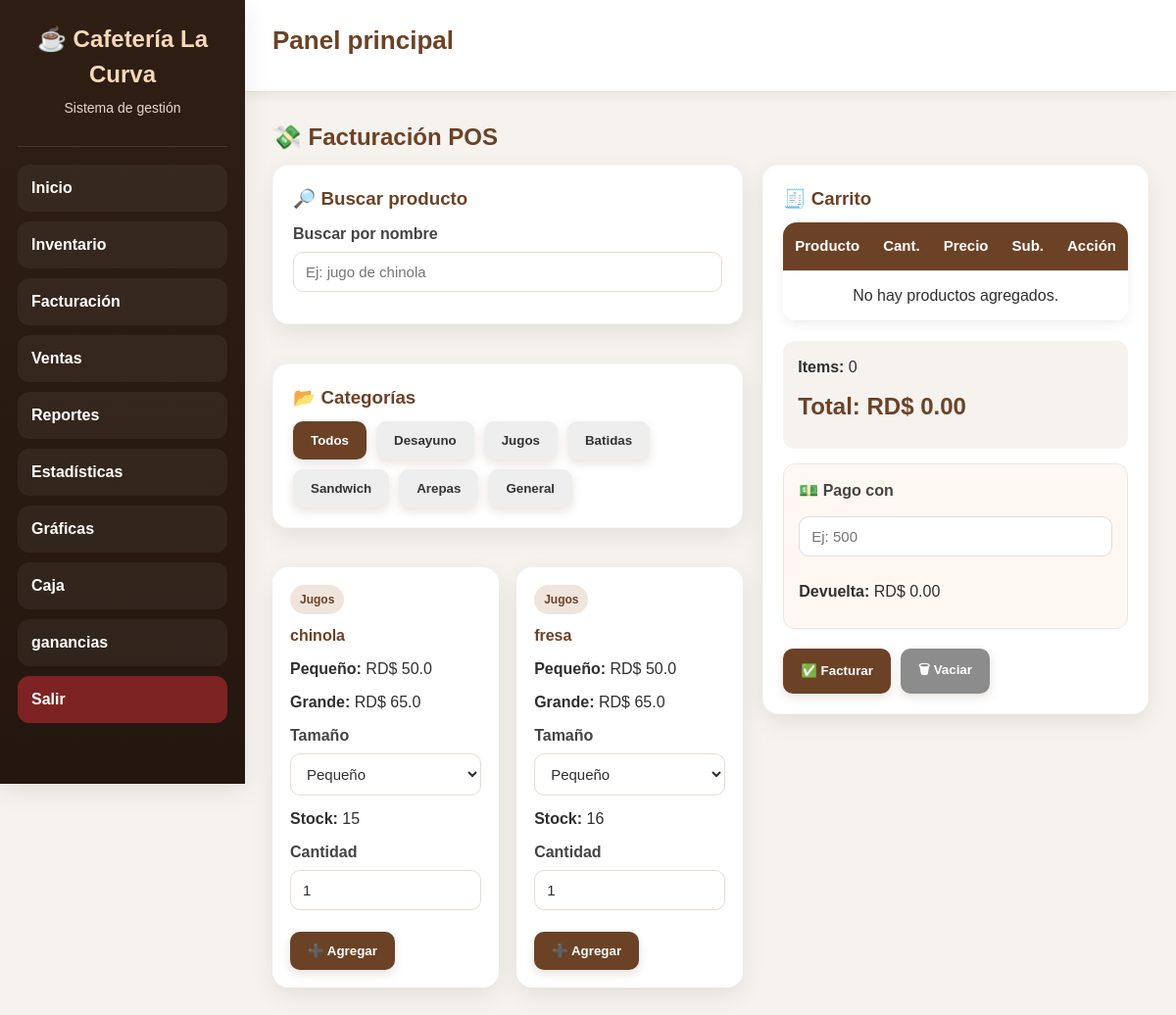
/facturacion (signed in), run on an earlier commit of the app's database.
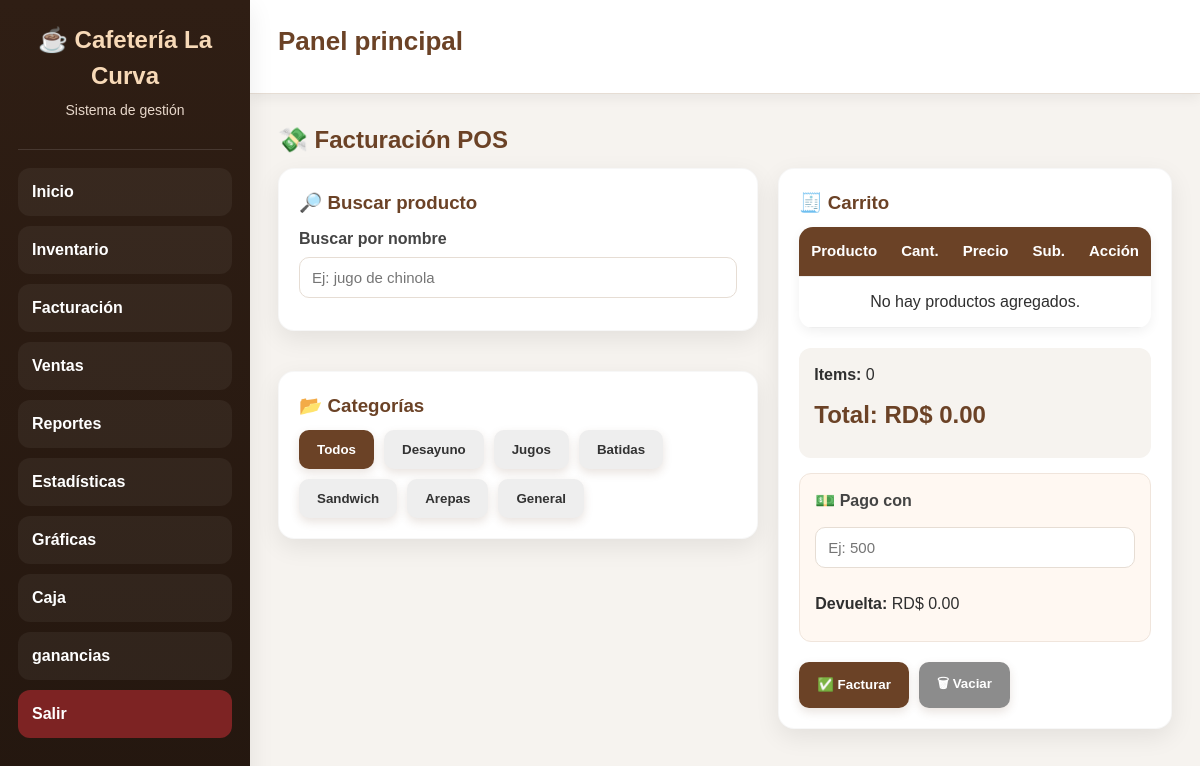
And on a later commit of the database.
### tables this page shows
CREATE TABLE productos(
            id INTEGER PRIMARY KEY AUTOINCREMENT,
            nombre TEXT UNIQUE,
            precio REAL DEFAULT 0,
            stock INTEGER DEFAULT 0,
            tipo TEXT DEFAULT 'General',
            precio_pequeno REAL DEFAULT 0,
            precio_grande REAL DEFAULT 0,
            inversion_total REAL DEFAULT 0,
            costo_unitario REAL DEFAULT 0
        );

### app.py (the view)
@app.route("/facturacion")
def facturacion():
    if "usuario" not in session:
        return redirect("/")
    conn = None
    try:
        conn = conectar_seguro()
        c = conn.cursor()
        c.execute("SELECT * FROM productos ORDER BY tipo, nombre")
        productos = c.fetchall()
        return render_template("facturacion.html", productos=productos)
    finally:
        if conn:
            conn.close()

### app.py (called while the page is built)
def conectar_seguro():
    conn = conectar()
    try:
        conn.execute("PRAGMA foreign_keys = ON")
    except Exception:
        pass
    return conn

@app.before_request
def proteger_rutas():
    if request.path.startswith("/static/"):
        return None
    rutas_libres = ["/"]
    if request.path not in rutas_libres and "usuario" not in session:
        return redirect("/")

### database.py (called while the page is built)
def conectar():
    database_url = os.getenv("DATABASE_URL")
    if database_url and psycopg2:
        conn = psycopg2.connect(database_url)
        conn.autocommit = False
        return ConnectionCompat(conn)
    conn = sqlite3.connect("cafeteria.db", timeout=30)
    return conn

### templates/facturacion.html (shortened to what the changed rows need)
{% extends "base.html" %}
{% block content %}
<h2>💸 Facturación POS</h2>
<div class="pos-layout">
    <div class="pos-left">
        <div class="productos-grid" id="productosGrid">
            {% for p in productos %}
            <div
                class="producto-card"
                id="producto-{{ p[0] }}"
                data-id="{{ p[0] }}"
                data-nombre="{{ p[1] }}"
                data-precio="{{ p[2] }}"
                data-stock="{{ p[3] }}"
                data-tipo="{{ p[4] if p|length > 4 else 'General' }}"
                data-precio-pequeno="{{ p[5] if p|length > 5 else 0 }}"
                data-precio-grande="{{ p[6] if p|length > 6 else 0 }}"
            >
                <div class="producto-tipo">
                    {{ p[4] if p|length > 4 else 'General' }}
                </div>
                <h4>{{ p[1] }}</h4>
                {% if p[4] == "Jugos" %}
                    <p><strong>Pequeño:</strong> RD$ {{ p[5] }}</p>
                    <p><strong>Grande:</strong> RD$ {{ p[6] }}</p>
                    <label for="tamano-{{ p[0] }}">Tamaño</label>
                    <select
                        id="tamano-{{ p[0] }}"
                        name="tamano-{{ p[0] }}"
                        title="Selecciona el tamaño del jugo {{ p[1] }}"
                    >
                        <option value="pequeno">Pequeño</option>
                    </select>
                {% else %}
                    <p><strong>Precio:</strong> RD$ {{ p[2] }}</p>
                {% endif %}
                <p><strong>Stock:</strong> {{ p[3] }}</p>
                <div class="producto-actions">
                    <div class="cantidad-box">
                        <label for="cant-{{ p[0] }}">Cantidad</label>
                        <input
                            type="number"
                            min="1"
                            value="1"
                            class="cantidad-input"
                            id="cant-{{ p[0] }}"
                            name="cant-{{ p[0] }}"
                            placeholder="Cantidad"
                            title="Cantidad del producto {{ p[1] }}"
                        >
                    </div>
                    <button
                        type="button"
                        class="btn-agregar-producto"
                        data-id="{{ p[0] }}"
                    >
                        ➕ Agregar
                    </button>
                </div>
            </div>
            {% endfor %}
        </div>
    </div>
    <div class="pos-right">
        <div class="card sticky-card">
            <table>
                <thead>
                    <tr>
                        <th>Producto</th>
                        <th>Cant.</th>
                        <th>Precio</th>
                        <th>Sub.</th>
                        <th>Acción</th>
                    </tr>
                </thead>
            </table>
            <div class="total-box">
                <h2>Total: RD$ <span id="totalGeneral">0.00</span></h2>
            </div>
        </div>
    </div>
</div>
{% endblock %}

What changed in the data, as far as the page shows it:
removed productos: tipo "Jugos", nombre "chinola", precio_pequeno "50.0", precio_grande "65.0", id+nombre "Pequeño", stock "15"
removed productos: tipo "Jugos", nombre "fresa", precio_pequeno "50.0", precio_grande "65.0", id+nombre "Pequeño", stock "16", id "1"
